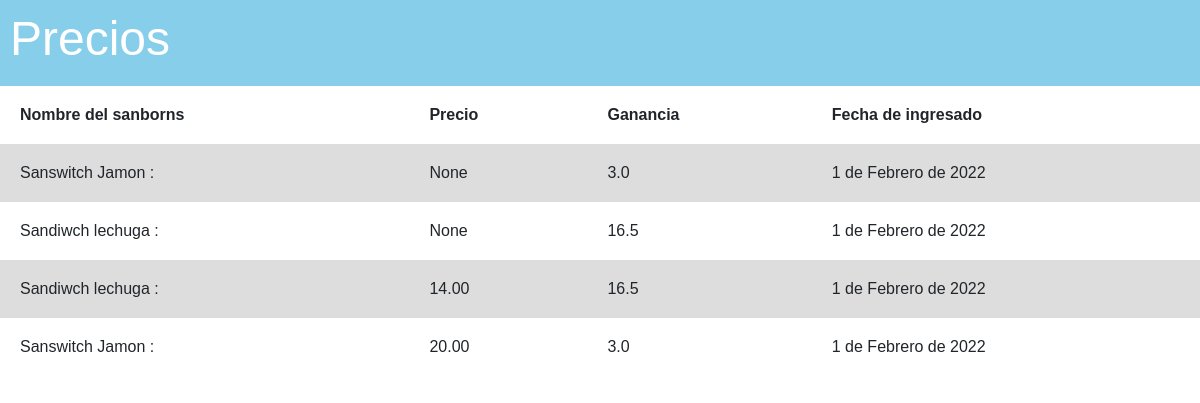
The page / on the database its author committed.
### app/models.py (models this page shows, shortened)
class Precios(models.Model):
    user = models.ForeignKey(User, on_delete=models.CASCADE)
    sandwich = models.ForeignKey(Sandwitchs, on_delete=models.CASCADE)
    precio = models.DecimalField(max_digits=5, decimal_places=2, blank=True, null=True)
    ganancia = models.DecimalField(max_digits=5, decimal_places=2, blank=True, null=True)
    FechaIngresado = models.DateField(auto_now_add=True)
    def calculate(self):
        total = 0
        imp =1/2
        productos =self.sandwich.producto.all()
        for producto in productos:
            costo = producto.costo
            total += costo
        totalFloat = float(total)
        gananciaP = totalFloat * imp
        self.ganancia = gananciaP
        self.ganancia = totalFloat + gananciaP
        self.save()
        return ":"

class Sandwitchs(models.Model):
    user = models.ForeignKey(User, on_delete=models.CASCADE)
    nombre = models.CharField(max_length=50)
    producto = models.ManyToManyField(Producto)
    class Meta:
        ordering = ['nombre']

class Producto(models.Model):
    user = models.ForeignKey(User, on_delete=models.CASCADE)
    nombre = models.CharField(max_length=50)
    costo = models.DecimalField(max_digits=5, decimal_places=2)
    cantidad = models.IntegerField()
    class Meta:
        ordering = ['nombre']

### app/views.py (the view)
# urls.py: path('', views.preciosL, name='preciosL')
def preciosL(request):
    lista = Precios.objects.order_by('-FechaIngresado')
    return render(request, 'precio/preciosL.html', {'precios': lista})

### app/templates/precio/preciosL.html (shortened to what this page needs)
{% load static %}
<html>
    <head>
    </head>
    <link href="https://cdn.jsdelivr.net/npm/bootstrap@5.1.3/dist/css/bootstrap.min.css" rel="stylesheet">
    <link rel="stylesheet" href="{% static 'css/main.css' %}">
    <body>
        <div class="page-header">
            <h1><a href="/">Precios</a></h1>
        </div>
        <table>
            <tr>
                <td><strong>Nombre del sanborns</strong></td>
                <td><strong>Precio</strong></td>
                <td><strong>Ganancia</strong></td>
                <td><strong>Fecha de ingresado</strong></td>
            </tr>
            {% for precio in precios %}
            <tr>
                <td>{{ precio.sandwich.nombre}} {{ precio.calculate }}</td>
                <td>{{ precio.precio }}</td>
                <td>{{ precio.ganancia }}</td>
                <td>{{ precio.FechaIngresado }}</td>
            </tr>
            {% endfor %}
        </table>
    </body>
</html>

### app/static/css/main.css (style rules this page uses)
.page-header { background-color: skyblue; margin-top: 0; padding: 10px 10px 10px 10px; }
.page-header h1, .page-header h1 a, .page-header h1 a:visited, .page-header h1 a:active { color: #ffffff; font-size: 36pt; text-decoration: none; }
body { background-color: white; font-family: Arial; }
table { background-color: white; text-align: left; border-collapse: collapse; width: 100%; }
th, td { padding: 20px; }
tr:nth-child(even) { background-color: #ddd; }

### rows shown on the page
Precios: sandwich.nombre "Sanswitch Jamon", calculate ":", precio "None", ganancia "3.0", FechaIngresado "1 de Febrero de 2022"
Precios: sandwich.nombre "Sandiwch lechuga", calculate ":", precio "None", ganancia "16.5", FechaIngresado "1 de Febrero de 2022"
Precios: sandwich.nombre "Sandiwch lechuga", calculate ":", precio "14.00", ganancia "16.5", FechaIngresado "1 de Febrero de 2022"
Precios: sandwich.nombre "Sanswitch Jamon", calculate ":", precio "20.00", ganancia "3.0", FechaIngresado "1 de Febrero de 2022"
